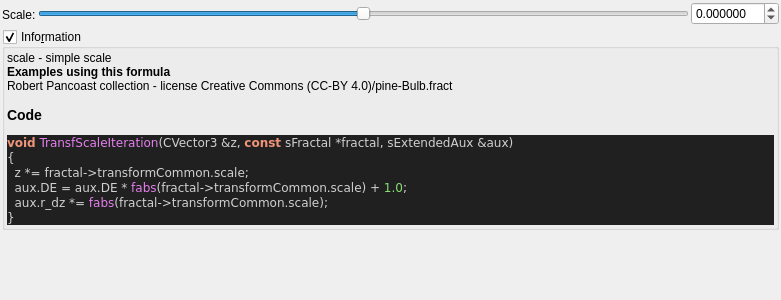
<?xml version="1.0" encoding="UTF-8"?>
<ui version="4.0">
 <class>transf_scale</class>
 <widget class="QWidget" name="Form">
  <property name="geometry">
   <rect>
    <x>0</x>
    <y>0</y>
    <width>781</width>
    <height>300</height>
   </rect>
  </property>
  <property name="windowTitle">
   <string notr="true">transf_scale</string>
  </property>
  <layout class="QVBoxLayout" name="verticalLayout">
   <property name="spacing">
    <number>2</number>
   </property>
   <property name="leftMargin">
    <number>2</number>
   </property>
   <property name="topMargin">
    <number>2</number>
   </property>
   <property name="rightMargin">
    <number>2</number>
   </property>
   <property name="bottomMargin">
    <number>2</number>
   </property>
   <item>
    <layout class="QGridLayout" name="gridLayout">
     <property name="spacing">
      <number>2</number>
     </property>
     <item row="0" column="2">
      <widget class="MyDoubleSpinBox" name="spinbox_transf_scale">
       <property name="sizePolicy">
        <sizepolicy hsizetype="Minimum" vsizetype="Maximum">
         <horstretch>0</horstretch>
         <verstretch>0</verstretch>
        </sizepolicy>
       </property>
       <property name="prefix">
        <string/>
       </property>
       <property name="suffix">
        <string/>
       </property>
       <property name="decimals">
        <number>6</number>
       </property>
       <property name="minimum">
        <double>-99.989999999999995</double>
       </property>
       <property name="maximum">
        <double>99.989999999999995</double>
       </property>
       <property name="singleStep">
        <double>0.100000000000000</double>
       </property>
      </widget>
     </item>
     <item row="0" column="1">
      <widget class="QSlider" name="slider_transf_scale">
       <property name="sizePolicy">
        <sizepolicy hsizetype="Expanding" vsizetype="Maximum">
         <horstretch>0</horstretch>
         <verstretch>0</verstretch>
        </sizepolicy>
       </property>
       <property name="minimum">
        <number>-10000000</number>
       </property>
       <property name="maximum">
        <number>10000000</number>
       </property>
       <property name="value">
        <number>0</number>
       </property>
       <property name="sliderPosition">
        <number>0</number>
       </property>
       <property name="orientation">
        <enum>Qt::Horizontal</enum>
       </property>
      </widget>
     </item>
     <item row="0" column="0" rowspan="2">
      <widget class="QLabel" name="label_108">
       <property name="text">
        <string>Scale:</string>
       </property>
      </widget>
     </item>
    </layout>
   </item>
   <item>
    <widget class="MyGroupBox" name="groupCheck_info">
     <property name="title">
      <string>Info&amp;rmation</string>
     </property>
     <property name="flat">
      <bool>false</bool>
     </property>
     <property name="checkable">
      <bool>true</bool>
     </property>
     <layout class="QVBoxLayout" name="verticalLayout_2">
      <property name="spacing">
       <number>2</number>
      </property>
      <property name="leftMargin">
       <number>2</number>
      </property>
      <property name="topMargin">
       <number>2</number>
      </property>
      <property name="rightMargin">
       <number>2</number>
      </property>
      <property name="bottomMargin">
       <number>2</number>
      </property>
      <item>
       <widget class="QLabel" name="label_code_content">
        <property name="text">
         <string notr="true">&lt;p&gt;scale - simple scale&lt;/p&gt;&lt;table&gt;
&lt;/table&gt;
&lt;br&gt;&lt;b&gt;Examples using this formula&lt;/b&gt;&lt;br&gt;Robert Pancoast collection - license Creative Commons (CC-BY 4.0)/pine-Bulb.fract&lt;h3&gt;Code&lt;/h3&gt;
&lt;body style=&quot;background-color:#202020&quot;&gt;
&lt;pre style=&quot;color:#d0d0d0; background-color:#202020;  font-family:'Courier New',monospace;&quot;&gt;&lt;span style=&quot;color:#f09479; font-weight:bold&quot;&gt;void&lt;/span&gt; &lt;span style=&quot;color:#e47eed&quot;&gt;TransfScaleIteration&lt;/span&gt;&lt;span style=&quot;color:#d0d0d0&quot;&gt;(&lt;/span&gt;CVector3 &lt;span style=&quot;color:#d0d0d0&quot;&gt;&amp;amp;&lt;/span&gt;z&lt;span style=&quot;color:#d0d0d0&quot;&gt;,&lt;/span&gt; &lt;span style=&quot;color:#f09479; font-weight:bold&quot;&gt;const&lt;/span&gt; sFractal &lt;span style=&quot;color:#d0d0d0&quot;&gt;*&lt;/span&gt;fractal&lt;span style=&quot;color:#d0d0d0&quot;&gt;,&lt;/span&gt; sExtendedAux &lt;span style=&quot;color:#d0d0d0&quot;&gt;&amp;amp;&lt;/span&gt;aux&lt;span style=&quot;color:#d0d0d0&quot;&gt;)&lt;/span&gt;
&lt;span style=&quot;color:#d0d0d0&quot;&gt;{&lt;/span&gt;
  z &lt;span style=&quot;color:#d0d0d0&quot;&gt;*=&lt;/span&gt; fractal&lt;span style=&quot;color:#d0d0d0&quot;&gt;-&amp;gt;&lt;/span&gt;transformCommon&lt;span style=&quot;color:#d0d0d0&quot;&gt;.&lt;/span&gt;scale&lt;span style=&quot;color:#d0d0d0&quot;&gt;;&lt;/span&gt;
  aux&lt;span style=&quot;color:#d0d0d0&quot;&gt;.&lt;/span&gt;DE &lt;span style=&quot;color:#d0d0d0&quot;&gt;=&lt;/span&gt; aux&lt;span style=&quot;color:#d0d0d0&quot;&gt;.&lt;/span&gt;DE &lt;span style=&quot;color:#d0d0d0&quot;&gt;*&lt;/span&gt; &lt;span style=&quot;color:#e47eed&quot;&gt;fabs&lt;/span&gt;&lt;span style=&quot;color:#d0d0d0&quot;&gt;(&lt;/span&gt;fractal&lt;span style=&quot;color:#d0d0d0&quot;&gt;-&amp;gt;&lt;/span&gt;transformCommon&lt;span style=&quot;color:#d0d0d0&quot;&gt;.&lt;/span&gt;scale&lt;span style=&quot;color:#d0d0d0&quot;&gt;) +&lt;/span&gt; &lt;span style=&quot;color:#87df71&quot;&gt;1.0&lt;/span&gt;&lt;span style=&quot;color:#d0d0d0&quot;&gt;;&lt;/span&gt;
  aux&lt;span style=&quot;color:#d0d0d0&quot;&gt;.&lt;/span&gt;r_dz &lt;span style=&quot;color:#d0d0d0&quot;&gt;*=&lt;/span&gt; &lt;span style=&quot;color:#e47eed&quot;&gt;fabs&lt;/span&gt;&lt;span style=&quot;color:#d0d0d0&quot;&gt;(&lt;/span&gt;fractal&lt;span style=&quot;color:#d0d0d0&quot;&gt;-&amp;gt;&lt;/span&gt;transformCommon&lt;span style=&quot;color:#d0d0d0&quot;&gt;.&lt;/span&gt;scale&lt;span style=&quot;color:#d0d0d0&quot;&gt;);&lt;/span&gt;
&lt;span style=&quot;color:#d0d0d0&quot;&gt;}&lt;/span&gt;
&lt;/pre&gt;
&lt;/body&gt;</string>
        </property>
        <property name="wordWrap">
         <bool>true</bool>
        </property>
        <property name="openExternalLinks">
         <bool>true</bool>
        </property>
        <property name="textInteractionFlags">
         <set>Qt::LinksAccessibleByMouse|Qt::TextSelectableByMouse</set>
        </property>
       </widget>
      </item>
     </layout>
    </widget>
   </item>
   <item>
    <spacer name="verticalSpacer">
     <property name="orientation">
      <enum>Qt::Vertical</enum>
     </property>
     <property name="sizeHint" stdset="0">
      <size>
       <width>20</width>
       <height>40</height>
      </size>
     </property>
    </spacer>
   </item>
  </layout>
 </widget>
 <customwidgets>
  <customwidget>
   <class>MyDoubleSpinBox</class>
   <extends>QDoubleSpinBox</extends>
   <header>my_double_spin_box.h</header>
  </customwidget>
  <customwidget>
   <class>MyGroupBox</class>
   <extends>QGroupBox</extends>
   <header>my_group_box.h</header>
   <container>1</container>
  </customwidget>
 </customwidgets>
 <tabstops>
  <tabstop>slider_transf_scale</tabstop>
  <tabstop>spinbox_transf_scale</tabstop>
  <tabstop>groupCheck_info</tabstop>
 </tabstops>
 <resources/>
 <connections/>
</ui>
